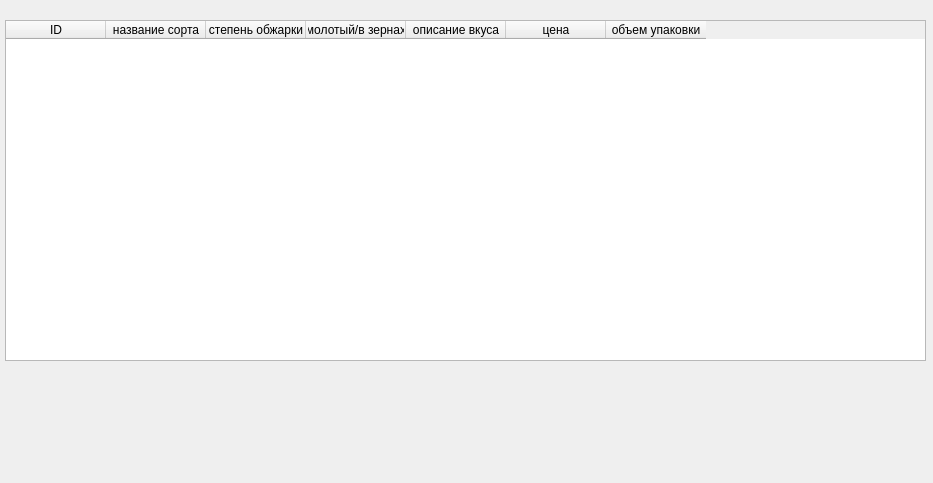
<?xml version="1.0" encoding="UTF-8"?>
<ui version="4.0">
 <class>Form</class>
 <widget class="QWidget" name="Form">
  <property name="geometry">
   <rect>
    <x>0</x>
    <y>0</y>
    <width>933</width>
    <height>483</height>
   </rect>
  </property>
  <property name="windowTitle">
   <string>Espresso</string>
  </property>
  <widget class="QTableWidget" name="tableWidget">
   <property name="geometry">
    <rect>
     <x>5</x>
     <y>20</y>
     <width>921</width>
     <height>341</height>
    </rect>
   </property>
   <column>
    <property name="text">
     <string>ID</string>
    </property>
   </column>
   <column>
    <property name="text">
     <string>название сорта</string>
    </property>
   </column>
   <column>
    <property name="text">
     <string>степень обжарки</string>
    </property>
   </column>
   <column>
    <property name="text">
     <string>молотый/в зернах</string>
    </property>
   </column>
   <column>
    <property name="text">
     <string>описание вкуса</string>
    </property>
   </column>
   <column>
    <property name="text">
     <string>цена</string>
    </property>
   </column>
   <column>
    <property name="text">
     <string>объем упаковки</string>
    </property>
   </column>
  </widget>
 </widget>
 <resources/>
 <connections/>
</ui>
